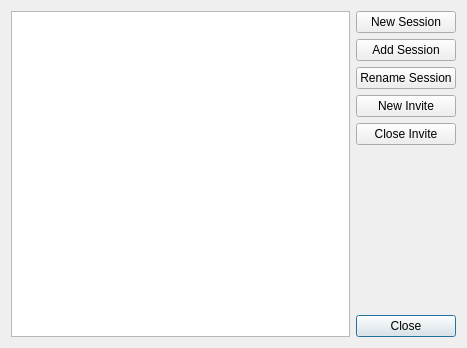
<?xml version="1.0" encoding="UTF-8"?>
<ui version="4.0">
 <class>NetworkSessionsEditDialog</class>
 <widget class="QDialog" name="NetworkSessionsEditDialog">
  <property name="geometry">
   <rect>
    <x>0</x>
    <y>0</y>
    <width>467</width>
    <height>348</height>
   </rect>
  </property>
  <property name="windowTitle">
   <string>DMHelper Edit Sessions</string>
  </property>
  <property name="styleSheet">
   <string notr="true">background-image: url(:/img/data/parchment.jpg);</string>
  </property>
  <layout class="QHBoxLayout" name="horizontalLayout">
   <item>
    <widget class="QTableWidget" name="tableWidget">
     <property name="selectionMode">
      <enum>QAbstractItemView::SingleSelection</enum>
     </property>
     <property name="selectionBehavior">
      <enum>QAbstractItemView::SelectRows</enum>
     </property>
     <property name="columnCount">
      <number>3</number>
     </property>
     <attribute name="horizontalHeaderVisible">
      <bool>false</bool>
     </attribute>
     <column/>
     <column/>
     <column/>
    </widget>
   </item>
   <item>
    <layout class="QVBoxLayout" name="verticalLayout">
     <item>
      <widget class="QPushButton" name="btnNewSession">
       <property name="text">
        <string>New Session</string>
       </property>
       <property name="default">
        <bool>true</bool>
       </property>
      </widget>
     </item>
     <item>
      <widget class="QPushButton" name="btnAddSession">
       <property name="text">
        <string>Add Session</string>
       </property>
       <property name="default">
        <bool>true</bool>
       </property>
      </widget>
     </item>
     <item>
      <widget class="QPushButton" name="btnRenameSession">
       <property name="text">
        <string>Rename Session</string>
       </property>
       <property name="default">
        <bool>true</bool>
       </property>
      </widget>
     </item>
     <item>
      <widget class="QPushButton" name="btnNewInvite">
       <property name="text">
        <string>New Invite</string>
       </property>
       <property name="default">
        <bool>true</bool>
       </property>
      </widget>
     </item>
     <item>
      <widget class="QPushButton" name="btnCloseInvite">
       <property name="text">
        <string>Close Invite</string>
       </property>
       <property name="default">
        <bool>true</bool>
       </property>
      </widget>
     </item>
     <item>
      <spacer name="verticalSpacer">
       <property name="orientation">
        <enum>Qt::Vertical</enum>
       </property>
       <property name="sizeHint" stdset="0">
        <size>
         <width>20</width>
         <height>40</height>
        </size>
       </property>
      </spacer>
     </item>
     <item>
      <widget class="QPushButton" name="btnClose">
       <property name="text">
        <string>Close</string>
       </property>
       <property name="default">
        <bool>true</bool>
       </property>
      </widget>
     </item>
    </layout>
   </item>
  </layout>
 </widget>
 <resources/>
 <connections>
  <connection>
   <sender>btnClose</sender>
   <signal>clicked()</signal>
   <receiver>NetworkSessionsEditDialog</receiver>
   <slot>accept()</slot>
   <hints>
    <hint type="sourcelabel">
     <x>339</x>
     <y>280</y>
    </hint>
    <hint type="destinationlabel">
     <x>199</x>
     <y>149</y>
    </hint>
   </hints>
  </connection>
 </connections>
</ui>
